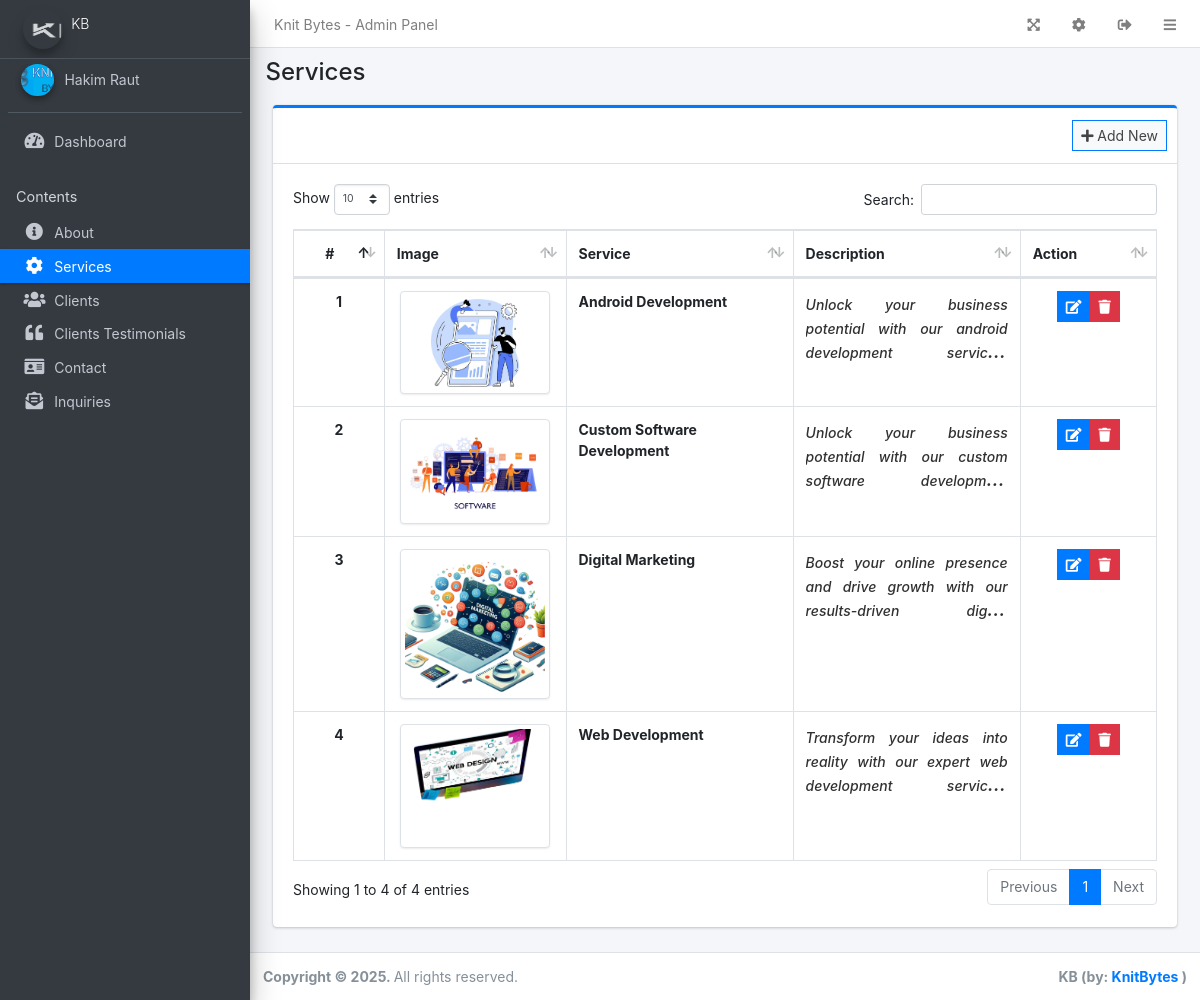
/admin/?page=services (signed in), run on the app's committed database.
### tables this page shows
CREATE TABLE `services` (
  `id` int(30) NOT NULL,
  `title` text NOT NULL,
  `description` text DEFAULT NULL,
  `file_path` text DEFAULT NULL,
  `date_created` datetime NOT NULL DEFAULT current_timestamp(),
  `date_updated` datetime NOT NULL DEFAULT '0000-00-00 00:00:00' ON UPDATE current_timestamp()
);

### config.php (called while the page is built, shortened)
<?php
require_once('classes/DBConnection.php');
require_once('classes/SystemSettings.php');
function validate_image($file){
	if(!empty($file)){
		if(is_file(base_app.$file)){
			return base_url.$file;
		}else{
			return base_url.'dist/img/no-image-available.png';
		}
	}else{
		return base_url.'dist/img/no-image-available.png';
	}
}
function isMobileDevice(){
    $aMobileUA = array(
        '/iphone/i' => 'iPhone',
        '/ipod/i' => 'iPod',
        '/ipad/i' => 'iPad',
        '/android/i' => 'Android',
        '/blackberry/i' => 'BlackBerry',
        '/webos/i' => 'Mobile'
    );
    return false;
}
?>

### classes/DBConnection.php (called while the page is built, shortened)
<?php
class DBConnection{
    private $host = DB_SERVER;
    private $username = DB_USERNAME;
    private $password = DB_PASSWORD;
    private $database = DB_NAME;
    public $conn;
    public function __construct(){
        if (!isset($this->conn)) {
            $this->conn = new mysqli($this->host, $this->username, $this->password, $this->database);
        }
    }
}
?>

### classes/SystemSettings.php (called while the page is built, shortened)
<?php
class SystemSettings extends DBConnection{
	function userdata($field = ''){
		if(!empty($field)){
			if(isset($_SESSION['userdata'][$field]))
				return $_SESSION['userdata'][$field];
			else
				return null;
		}else{
			return false;
		}
	}
	function info($field=''){
		if(!empty($field)){
			if(isset($_SESSION['system_info'][$field]))
				return $_SESSION['system_info'][$field];
			else
				return false;
		}else{
			return false;
		}
	}
}
$_settings = new SystemSettings();
?>

### admin/services/index.php (the view, shortened to what this page needs)
<div class="col-lg-12">
	<div class="card card-outline card-primary">
		<div class="card-header">
			<div class="card-tools">
				<a class="btn btn-block btn-sm btn-default btn-flat border-primary new_service" href="javascript:void(0)"><i class="fa fa-plus"></i> Add New</a>
			</div>
		</div>
		<div class="card-body">
			<table class="table tabe-hover table-bordered table-compact" id="list">
				<colgroup>
					<col width="10%">
					<col width="20%">
					<col width="25%">
					<col width="25%">
					<col width="15%">
				</colgroup>
				<thead>
					<tr>
						<th class="text-center">#</th>
						<th>Image</th>
						<th>Service</th>
						<th>Description</th>
						<th>Action</th>
					</tr>
				</thead>
				<tbody>
					<?php
					$i = 1;
					$qry = $conn->query("SELECT * FROM `services` order by `title` asc");
					while($row= $qry->fetch_assoc()):
						$desc = html_entity_decode($row['description']);
					?>
					<tr>
						<th class="text-center"><?php echo $i++ ?></th>
						<td class='text-center'>
							<img src="<?php echo validate_image($row['file_path']) ?>" alt="<?php echo ucwords($row['title']) ?> Image" width="150px" height="150px" style="object-fit:scale-down;object-position:center center" class="img-thumbnail">
						</td>
						<td><b><?php echo ucwords($row['title']) ?></b></td>
						<td><small class="truncate"><?php echo $desc ?></small></td>
						<td class="text-center">
		                    <div class="btn-group">
		                        <a href="javascript:void(0)" data-id='<?php echo $row['id'] ?>' class="btn btn-primary btn-flat btn-sm manage_service">
		                          <i class="fas fa-edit"></i>
		                        </a>
		                        <button type="button" class="btn btn-danger btn-sm btn-flat delete_service" data-id="<?php echo $row['id'] ?>">
		                          <i class="fas fa-trash"></i>
		                        </button>
	                      </div>
						</td>
					</tr>
				<?php endwhile; ?>
				</tbody>
			</table>
		</div>
	</div>
</div>

### admin/index.php (shortened to what this page needs)
<?php require_once('../config.php'); ?>
 <!DOCTYPE html>
<html lang="en" class="" style="height: auto;">
<?php require_once('inc/header.php') ?>
  <body class="layout-fixed layout-footer-fixed text-sm sidebar-mini control-sidebar-slide-open layout-navbar-fixed " data-new-gr-c-s-check-loaded="14.991.0" data-gr-ext-installed="" style="height: auto;">
    <div class="wrapper">
     <?php require_once('inc/topBarNav.php') ?>
     <?php require_once('inc/navigation.php') ?>
     <?php $page = isset($_GET['page']) ? $_GET['page'] : 'home';  ?>
      <div class="content-wrapper" style="min-height: 567.854px;">
        <div class="content-header">
          <div class="container-fluid">
            <div class="row mb-2">
              <div class="col-sm-6">
                <h1 class="m-0"><?php echo ucwords(str_replace("_", " ",$page)) ?></h1>
              </div>
            </div>
          </div>
        </div>
        <section class="content">
          <div class="container-fluid">
            <?php
              if(!file_exists($page.".php") && !is_dir($page)){
                  include '404.html';
              }else{
                if(is_dir($page))
                  include $page.'/index.php';
                else
                  include $page.'.php';
              }
            ?>
          </div>
        </section>
      </div>
      <?php require_once('inc/footer.php') ?>
  </body>
</html>

### admin/inc/header.php (shortened to what this page needs)
<head>
    <link rel="stylesheet" href="<?php echo base_url ?>plugins/fontawesome-free/css/all.min.css">
    <link rel="stylesheet" href="<?php echo base_url ?>plugins/tempusdominus-bootstrap-4/css/tempusdominus-bootstrap-4.min.css">
  <link rel="stylesheet" href="<?php echo base_url ?>plugins/datatables-bs4/css/dataTables.bootstrap4.min.css">
  <link rel="stylesheet" href="<?php echo base_url ?>plugins/datatables-responsive/css/responsive.bootstrap4.min.css">
  <link rel="stylesheet" href="<?php echo base_url ?>plugins/datatables-buttons/css/buttons.bootstrap4.min.css">
  <link rel="stylesheet" href="<?php echo base_url ?>plugins/select2/css/select2.min.css">
  <link rel="stylesheet" href="<?php echo base_url ?>plugins/select2-bootstrap4-theme/select2-bootstrap4.min.css">
    <link rel="stylesheet" href="<?php echo base_url ?>plugins/icheck-bootstrap/icheck-bootstrap.min.css">
    <link rel="stylesheet" href="<?php echo base_url ?>plugins/jqvmap/jqvmap.min.css">
    <link rel="stylesheet" href="<?php echo base_url ?>dist/css/adminlte.css">
    <link rel="stylesheet" href="<?php echo base_url ?>dist/css/custom.css">
    <link rel="stylesheet" href="<?php echo base_url ?>plugins/overlayScrollbars/css/OverlayScrollbars.min.css">
    <link rel="stylesheet" href="<?php echo base_url ?>plugins/daterangepicker/daterangepicker.css">
    <link rel="stylesheet" href="<?php echo base_url ?>plugins/summernote/summernote-bs4.min.css">
  <link rel="stylesheet" href="<?php echo base_url ?>plugins/sweetalert2-theme-bootstrap-4/bootstrap-4.min.css">
  </head>

### admin/inc/topBarNav.php
<nav class="main-header navbar navbar-expand navbar-white navbar-light text-sm">
  <ul class="navbar-nav">
    <li class="nav-item d-none d-sm-inline-block">
      <a target="_blank" href="<?php echo base_url ?>" class="nav-link"><?php echo (!isMobileDevice()) ? $_settings->info('name'):$_settings->info('short_name'); ?> - Admin Panel</a>
    </li>
  </ul>
  <ul class="navbar-nav ml-auto">
    <li class="nav-item">
      <a class="nav-link" data-widget="fullscreen" href="#" role="button">
      <i class="fas fa-expand-arrows-alt"></i>
      </a>
    </li>
    <li class="nav-item">
      <a class="nav-link"href="<?php echo base_url.'admin/?page=system_info' ?>" role="button">
      <i class="fas fa-cog"></i>
      </a>
    </li>
    <li class="nav-item">
      <a class="nav-link"  href="javascript:void(0)" onclick="location.replace('<?php echo base_url.'/classes/Login.php?f=logout' ?>')" role="button">
      <i class="fas fa-sign-out-alt"></i>
      </a>
    </li>
    <li class="nav-item">
      <a class="nav-link" data-widget="pushmenu" href="#" role="button"><i class="fas fa-bars"></i></a>
    </li>
  </ul>
</nav>

### admin/inc/navigation.php (shortened to what this page needs)
<aside class="main-sidebar sidebar-dark-primary elevation-4">
  <a href="<?php echo base_url ?>admin" class="brand-link text-sm">
  <img src="<?php echo validate_image($_settings->info('logo'))?>" alt="Store Logo" class="brand-image img-circle elevation-3" style="opacity: .8;width: 2.5rem;height: 2.5rem;max-height: unset">
  <span class="brand-text font-weight-light"><?php echo $_settings->info('short_name') ?></span>
  </a>
  <div class="sidebar os-host os-theme-light os-host-overflow os-host-overflow-y os-host-resize-disabled os-host-transition os-host-scrollbar-horizontal-hidden">
    <div class="os-content-glue" style="margin: 0px -8px; width: 249px; height: 646px;"></div>
    <div class="os-padding">
      <div class="os-viewport os-viewport-native-scrollbars-invisible" style="overflow-y: scroll;">
        <div class="os-content" style="padding: 0px 8px; height: 100%; width: 100%;">
          <div class="user-panel mt-3 pb-3 mb-3 d-flex">
            <div class="image">
              <img src="<?php echo validate_image($_settings->userdata('avatar')) ?>" class="img-circle elevation-2" alt="User Image" style="height: 2rem;object-fit: cover">
            </div>
            <div class="info">
              <a href="<?php echo base_url ?>admin/?page=user" class="d-block"><?php echo ucwords($_settings->userdata('firstname').' '.$_settings->userdata('lastname')) ?></a>
            </div>
          </div>
          <nav class="mt-2">
             <ul class="nav nav-pills nav-sidebar flex-column nav-flat" data-widget="treeview" role="menu" data-accordion="false">
              <li class="nav-item dropdown">
                <a href="./" class="nav-link nav-home">
                  <i class="nav-icon fas fa-tachometer-alt"></i>
                  <p>
                    Dashboard
                  </p>
                </a>
              </li>
              <li class="nav-header">Contents</li>
              <li class="nav-item dropdown">
                <a href="<?php echo base_url ?>admin/?page=about" class="nav-link nav-about">
                  <i class="nav-icon fas fa-info-circle"></i>
                  <p>
                    About
                  </p>
                </a>
              </li>
              <li class="nav-item dropdown">
                <a href="<?php echo base_url ?>admin/?page=services" class="nav-link nav-services">
                  <i class="nav-icon fas fa-cog"></i>
                  <p>
                    Services
                  </p>
                </a>
              </li>
              <li class="nav-item dropdown">
                <a href="<?php echo base_url ?>admin/?page=clients" class="nav-link nav-clients">
                  <i class="nav-icon fas fa-users"></i>
                  <p>
                    Clients
                  </p>
                </a>
              </li>
              <li class="nav-item dropdown">
                <a href="<?php echo base_url ?>admin/?page=testimonials" class="nav-link nav-testimonials">
                  <i class="nav-icon fas fa-quote-left"></i>
                  <p>
                    Clients Testimonials
                  </p>
                </a>
              </li>
              <li class="nav-item dropdown">
                <a href="<?php echo base_url ?>admin/?page=contact" class="nav-link nav-contact">
                  <i class="nav-icon fas fa-id-card"></i>
                  <p>
                    Contact
                  </p>
                </a>
              </li>
              <li class="nav-item dropdown">
                <a href="<?php echo base_url ?>admin/?page=inquiries" class="nav-link nav-inquiries">
                  <i class="nav-icon fas fa-envelope-open-text"></i>
                  <p>
                    Inquiries
                  </p>
                </a>
              </li>
            </ul>
          </nav>
        </div>
      </div>
    </div>
  </div>
</aside>

### admin/inc/footer.php (shortened to what this page needs)
<footer class="main-footer text-sm">
        <strong>Copyright © <?php echo date('Y') ?>.
        </strong>
        All rights reserved.
        <div class="float-right d-none d-sm-inline-block">
          <b><?php echo $_settings->info('short_name') ?> (by: <a href="mailto:hakimraut407@gmail.com" target="blank">KnitBytes</a> )</b>
        </div>
      </footer>
    </div>

### data on the page
services: file_path (picture), title "Android Development", description "Unlock your business potential with our android development…"
services: file_path (picture), title "Custom Software Development", description "Unlock your business potential with our custom software…"
services: file_path (picture), title "Digital Marketing", description "Boost your online presence and drive growth with our results-driven…"
services: file_path (picture), title "Web Development", description "Transform your ideas into reality with our expert web development…"

### other printed values
$_settings->info('name') "Knit Bytes"
$_settings->info('short_name') "KB"
$_settings->userdata('firstname').' '.$_settings->userdata('lastname') "Hakim Raut"
str_replace("_", " ",$page) "Services"
